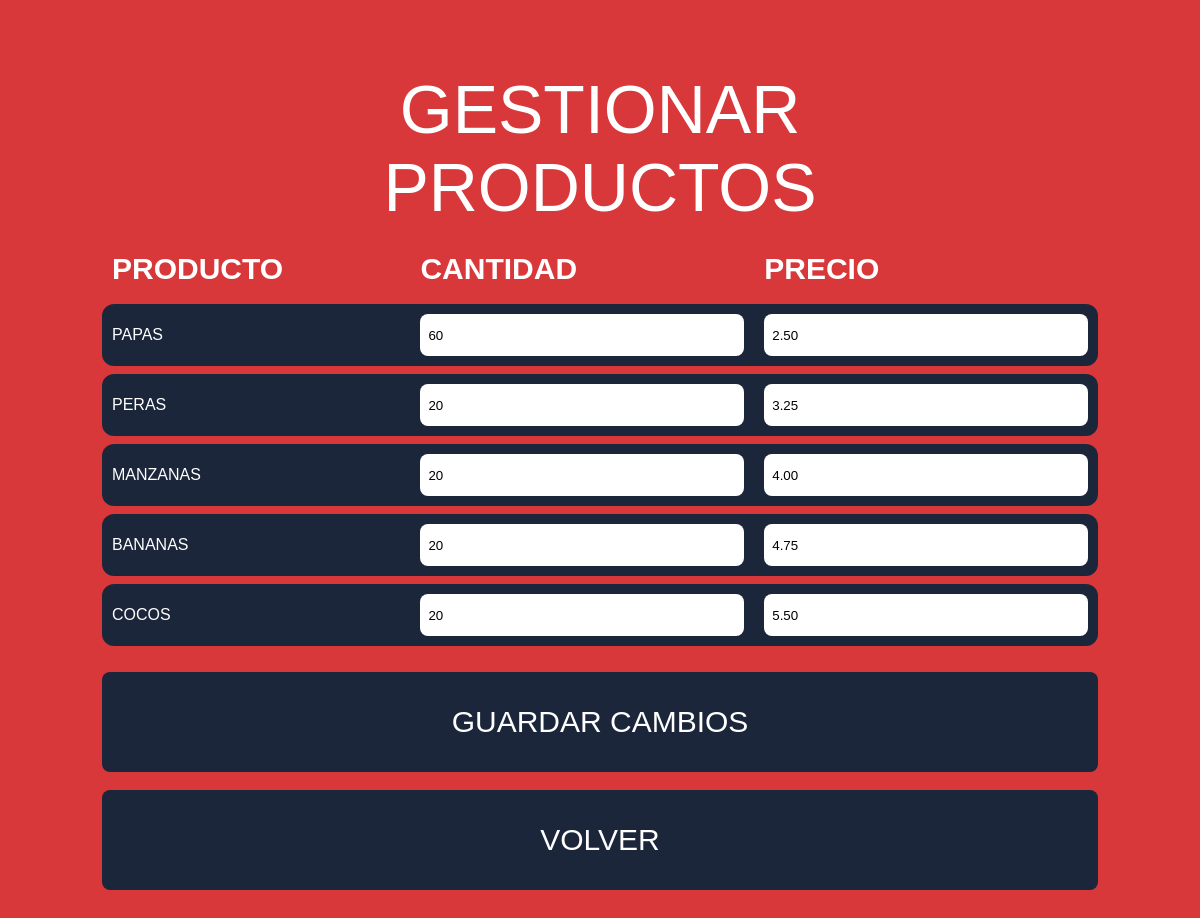
The page /admin/products (signed in) on the database its author committed.
### tables this page shows
CREATE TABLE products (
        id INTEGER PRIMARY KEY AUTOINCREMENT,
        minimarket_id INTEGER NOT NULL,
        name TEXT NOT NULL,
        price REAL NOT NULL,
        stock INTEGER NOT NULL DEFAULT 0,
        FOREIGN KEY(minimarket_id) REFERENCES minimarkets(id) ON DELETE CASCADE
    );

### app.py (the view, shortened to what this page needs)
@app.route("/admin/products", methods=["GET", "POST"])
@admin_required
def admin_products():
    db = get_db()
    market_id = request.args.get("market_id", type=int) or 1
    market = db.execute("SELECT * FROM minimarkets WHERE id=?", (market_id,)).fetchone()
    products = db.execute("SELECT * FROM products WHERE minimarket_id=? ORDER BY id", (market_id,)).fetchall()
    return render_template("admin_products.html", market=market, products=products)

### app.py (called while the page is built)
def get_db():
    if "db" not in g:
        g.db = sqlite3.connect(DATABASE)
        g.db.row_factory = sqlite3.Row
        g.db.execute("PRAGMA foreign_keys = ON")
    return g.db

@app.before_request
def ensure_db():
    init_db()

def admin_required(view):
    @wraps(view)
    def wrapped(*args, **kwargs):
        if session.get("role") != "admin":
            return redirect(url_for("login"))
        return view(*args, **kwargs)
    return wrapped

@app.context_processor
def globals_for_templates():
    return {"session_user": session.get("username")}

### templates/admin_products.html
{% extends "base.html" %}{% block content %}
<h1 class="title">GESTIONAR<br>PRODUCTOS</h1>
<form method="post">
  <div class="table-wrap">
    <table>
      <thead><tr><th>PRODUCTO</th><th>CANTIDAD</th><th>PRECIO</th></tr></thead>
      <tbody>
      {% for p in products %}
        <tr>
          <td>{{ p.name }}</td>
          <td><input class="input-inline" type="number" min="0" name="stock_{{ p.id }}" value="{{ p.stock }}"></td>
          <td><input class="input-inline" type="number" step="0.01" min="0" name="price_{{ p.id }}" value="{{ '%.2f'|format(p.price) }}"></td>
        </tr>
      {% endfor %}
      </tbody>
    </table>
  </div>
  <button class="btn" type="submit">GUARDAR CAMBIOS</button>
</form>
<a class="btn" href="{{ url_for('admin_panel') }}">VOLVER</a>
{% endblock %}

### static/style.css (style rules this page uses)
:root { --red:#D8383A; --navy:#1C263B; --cream:#FDFBF6; --yellow:#F9B42D; --green:#22C7B7; --white:#fff; --text:#060606; }
* { box-sizing:border-box }
html,body { margin:0; min-height:100%; font-family:Arial,Helvetica,sans-serif; background:var(--red);color:var(--white) }
body { min-height:100vh }
.title { margin:0 0 8px; text-align:center; font-size:clamp(44px,8vw,68px); font-weight:300; }
.btn { display:flex; align-items:center; justify-content:center; width:100%; min-height:100px; margin:18px 0; border:0; border-radius:8px; background:var(--navy); color:var(--white); font-size:30px; font-weight:400; text-decoration:none; cursor:pointer; padding:12px 18px; text-align:center }
.table-wrap { overflow:auto }
table { width:100%; border-collapse:separate; border-spacing:0 8px; font-size:16px }
td,th { padding:10px; text-align:left }
table thead th { font-size:30px }
table tbody tr { background:var(--navy) }
table tbody td:first-child { border-radius:12px 0 0 12px }
table tbody td:last-child { border-radius:0 12px 12px 0 }
.input-inline { width:100%; height:42px; border:0; border-radius:8px; padding:0 8px }

### rows shown on the page
products: name "PAPAS", stock "60", price "2.50"
products: name "PERAS", stock "20", price "3.25"
products: name "MANZANAS", stock "20", price "4.00"
products: name "BANANAS", stock "20", price "4.75"
products: name "COCOS", stock "20", price "5.50"
